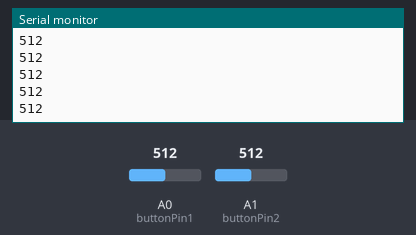
Simulated run of this sketch. Board: Arduino Uno, built with avr-gcc and run on an emulated ATmega328P. Parts: the last lines printed to the serial monitor. The inputs (shaded band) are chosen by the test bench; at power-on: A0 (buttonPin1) = 512, A1 (buttonPin2) = 512.

Above: at 1.2 s.
1.3 s: A0 (buttonPin1) set to 716
At 2.3 s:
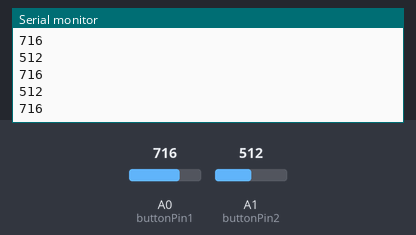
2.8 s: A1 (buttonPin2) set to 716
At 3.5 s:
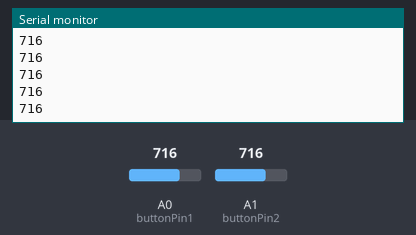
4.3 s: A0 (buttonPin1) set to 900
At 5.4 s:
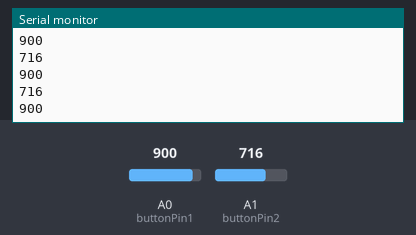
5.8 s: A1 (buttonPin2) set to 511
At 6.9 s:
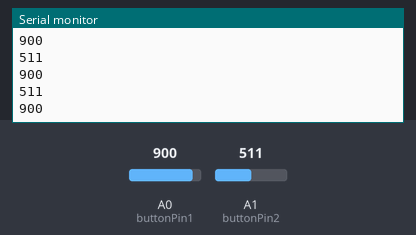
Timing chart, 0 to 8.3 s (numbered marks = the images above; inputs shaded):
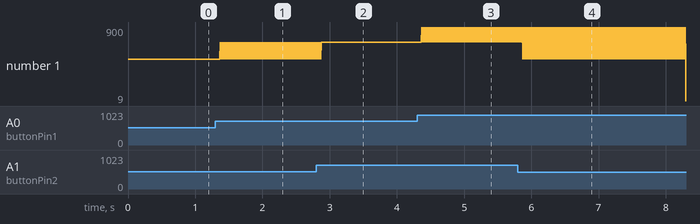

Measured:
- after the input at 1.3 s, the serial monitor: prints a new line after 0.07 s (image 1)
- after the input at 4.3 s, the serial monitor: prints a new line after 0.07 s (image 3)
- after the input at 5.8 s, the serial monitor: prints a new line after 0.07 s (image 4)
- plotted number 1: 512 → 716 after the input at 1.3 s

The sketch:

Messprogramm.ino
```cpp
/*
  Initial test to get readings from multiple buttons on two analog pins

  This will just print out the readings taken on the analog pins to the serial
  port. As long as you hold down the button, the values will be printed.

  Created 5 February 2011       Modified and Augmented 01 June 2012
  by Riaan Cornelius		by Scratch (http://www.youtube.com/user/WhiteRavingPanther)
  */

 const int buttonPin1 = 0;     // the number of the analog pins
 const int buttonPin2 = 1;

 void setup() {
   pinMode(buttonPin1, INPUT);
   pinMode(buttonPin2, INPUT);
   Serial.begin(9600);
 }

 void loop() {
   // Just print the value to the serial port if it is more than 1;
   int reading1 = analogRead(buttonPin1);
 if(reading1 > 1){
     Serial.println(reading1);
   }
      int reading2 = analogRead(buttonPin2);
 if(reading2 > 1){
     Serial.println(reading2);
   }
 }
```
